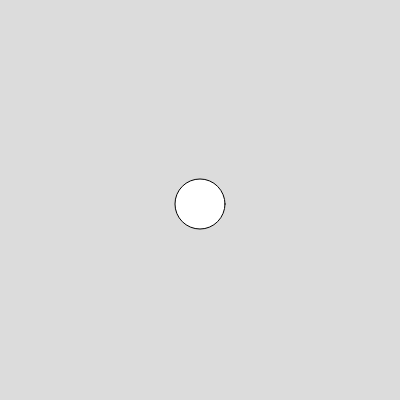
Frame 1 (no input)
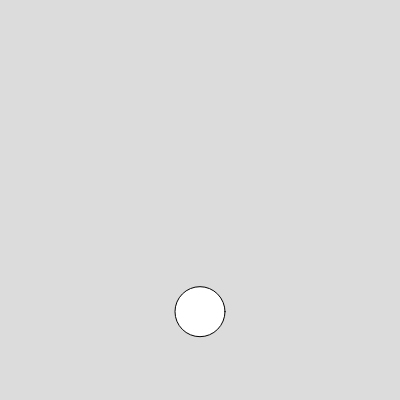
Frame 60 (no input)
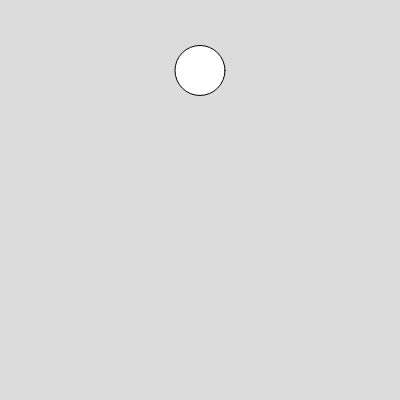
Frame 120 (the mouse pressed at the canvas centre since frame 60)

The p5.js sketch that drew these frames (run headless with seeded random() and noise() and a simulated clock; from frame 60 on, the mouse is pressed at the canvas centre):

// p5.js sketch
// ── sketch.js
let y;
let justHitRightWall;
let yspeed = 4;

function setup() {
  createCanvas(400, 400);
  y = height / 2;
}

function draw() {
  background(220);
  if (y > height - 25 || y <0 + 25) {
    yspeed *= -1.005
  }

  //Move
  y += yspeed;
  ellipse(width/2, y, 50, 50);
}
